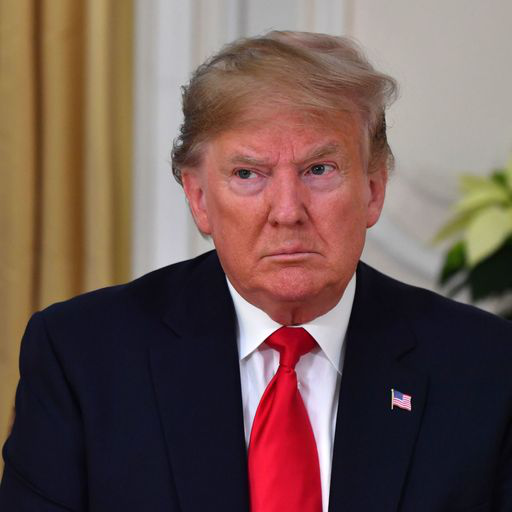
#> input picture xor-img/solution/donald.png, 512 x 512 px
$ python encrypt.py
#> lines starting #> are read from the running program, lines starting #| are printed output that depends on the picture
from random import randint

from PIL import Image

donald = Image.open('./donald.png')
#> donald is the input picture: PIL image 512x512 RGB; mean R, G, B 110.5, 86.8, 81.6
flag = Image.open('./flag.png')
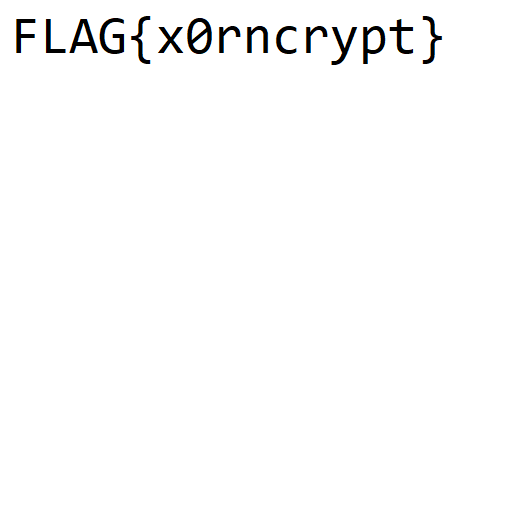
#> input picture xor-img/solution/flag.png, 512 x 512 px
#> flag is the input picture: PIL image 512x512 RGB; mean R, G, B 250.9, 250.9, 250.9
width, height = donald.size
#> width = 512; height = 512

donald_pixel = donald.load()
flag_pixel = flag.load()

donald_enc = Image.new("RGB", (width, height))
#> donald_enc: PIL image 512x512 RGB; every value is 0
flag_enc = Image.new("RGB", (width, height))

donald_enc_pixel = donald_enc.load()
flag_enc_pixel = flag_enc.load()

for y in range(height):
    for x in range(width):
        donald_r, donald_g, donald_b = [int(k) for k in donald_pixel[x, y]]
        flag_r, flag_g, flag_b = [int(k) for k in flag_pixel[x, y]]
        rand_r, rand_g, rand_b = randint(0, 255), randint(0, 255), randint(0, 255)
        donald_enc_pixel[x, y] = donald_r ^ rand_r, donald_g ^ rand_g, donald_b ^ rand_b
        flag_enc_pixel[x, y] = flag_r ^ flag_r, flag_g ^ rand_g, donald_b ^ rand_b

donald.close()
flag.close()

donald_enc.save('./enc1.png')
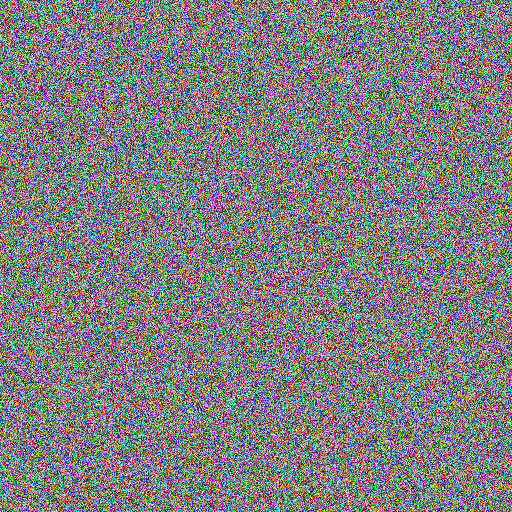
#> saved as enc1.png: PIL image 512x512 RGB; mean R, G, B 127.4, 127.3, 127.6
flag_enc.save('./enc2.png')
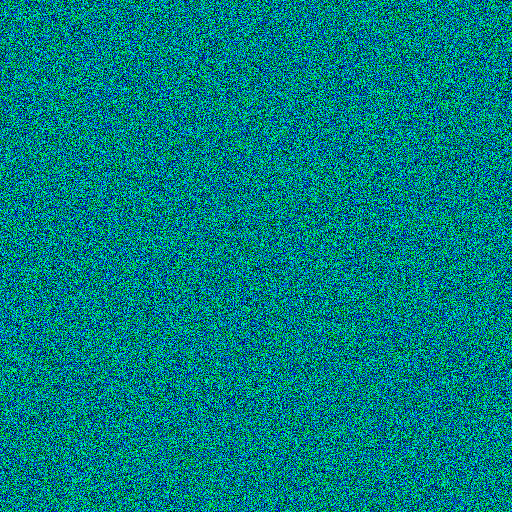
#> saved as enc2.png: PIL image 512x512 RGB; mean R, G, B 0, 127.7, 127.6
